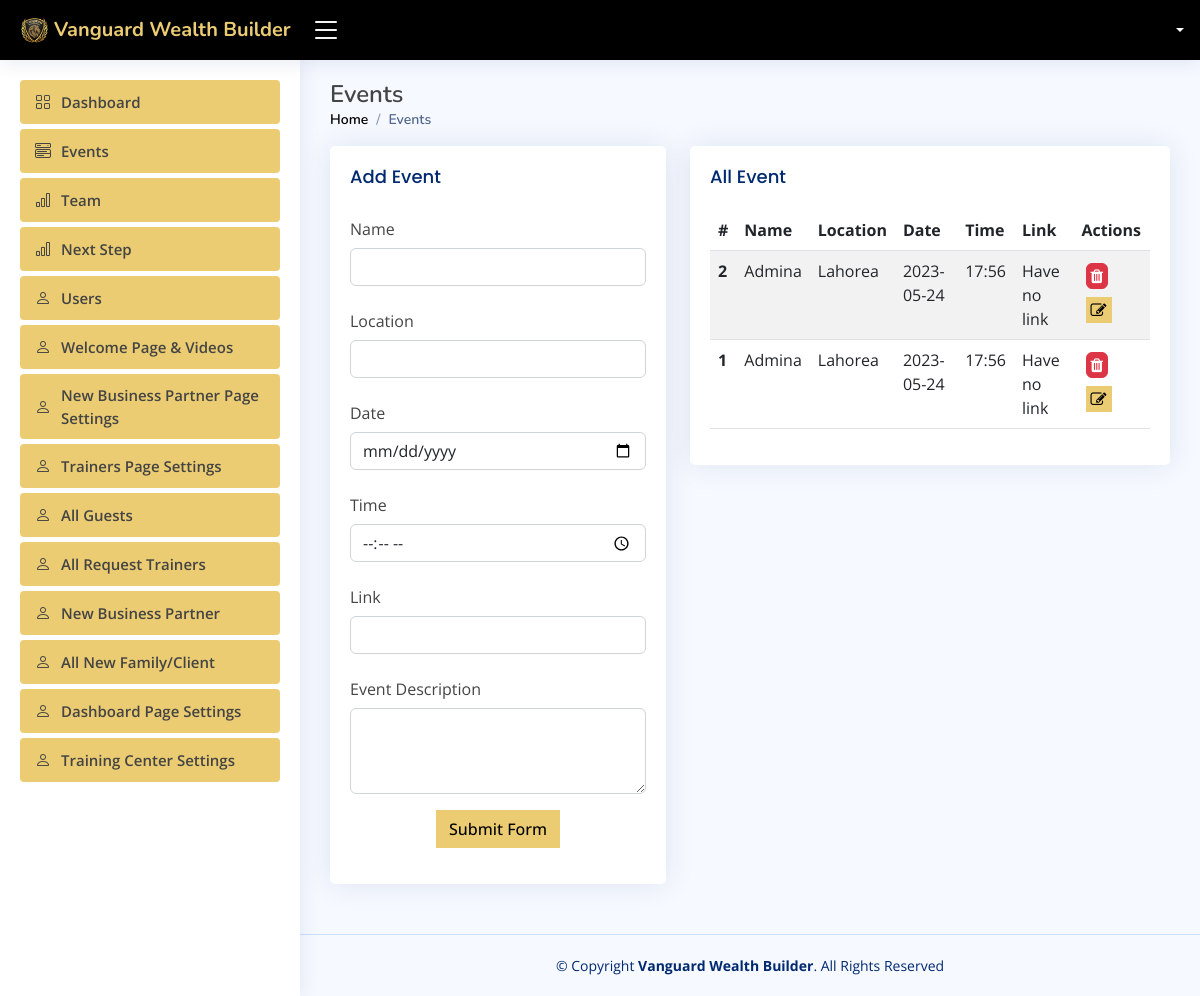
Before: /admin/events.php (signed in) with the older database file.
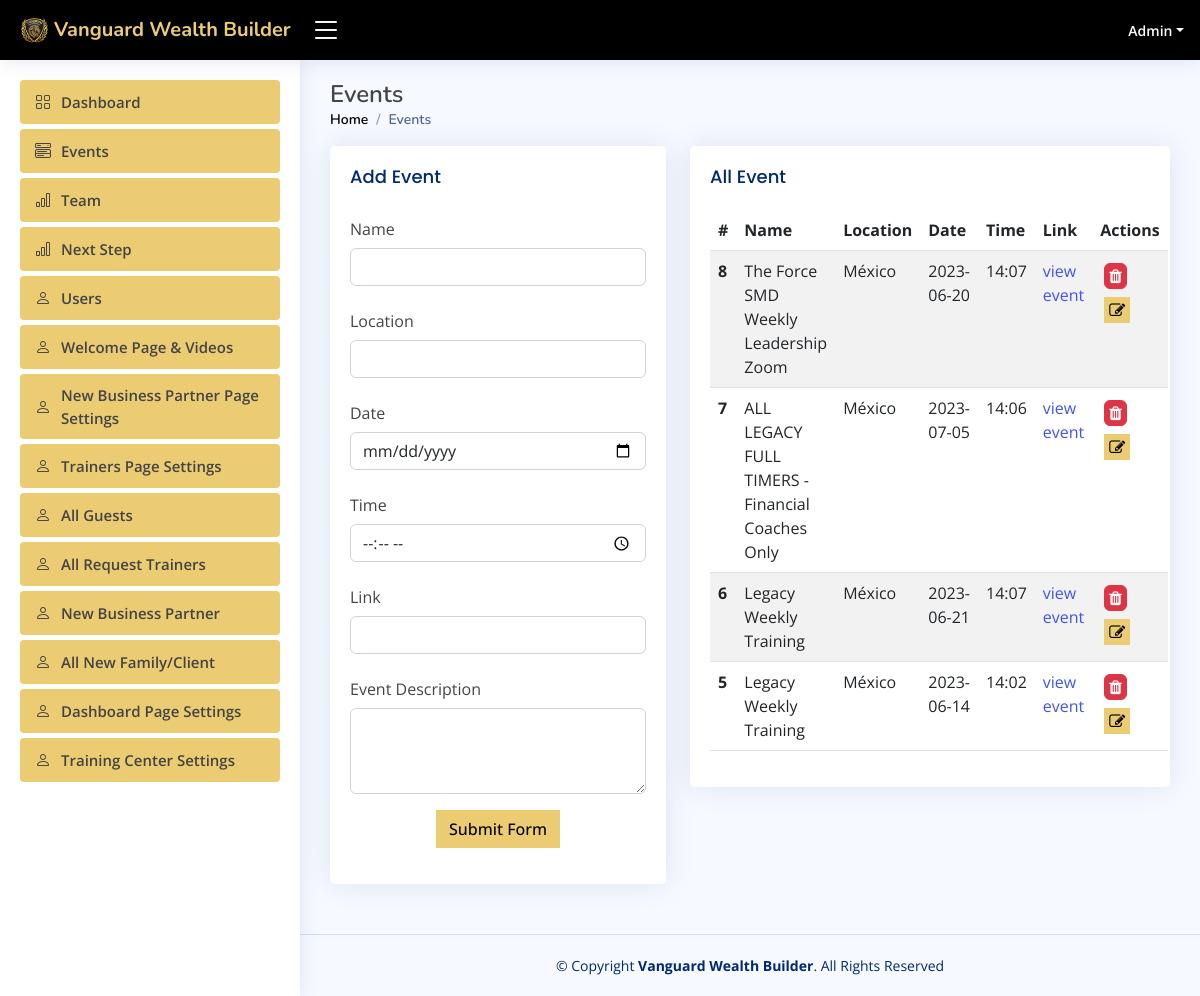
After: the same page with the newer database file.
### tables this page shows
CREATE TABLE `events` (
  `id` int(11) NOT NULL,
  `name` varchar(255) NOT NULL,
  `location` varchar(255) NOT NULL,
  `description` text NOT NULL,
  `date` date DEFAULT NULL,
  `time` varchar(150) DEFAULT NULL,
  `event_link` text,
  `status` int(11) NOT NULL DEFAULT '1',
  `created_date` datetime NOT NULL,
  `updated_date` datetime NOT NULL
);

CREATE TABLE `users` (
  `id` int(11) NOT NULL,
  `user_type` int(11) NOT NULL DEFAULT '0' COMMENT '0=user,1=admin',
  `fname` varchar(50) DEFAULT NULL,
  `lname` varchar(150) DEFAULT NULL,
  `agent_code` int(150) DEFAULT NULL,
  `email` varchar(50) DEFAULT NULL,
  `phone` varchar(100) DEFAULT NULL,
  `business_patner` varchar(150) DEFAULT NULL,
  `us_states` varchar(150) DEFAULT NULL,
  `password` varchar(255) DEFAULT NULL,
  `status` int(11) NOT NULL DEFAULT '0' COMMENT '1=active,0=block',
  `reset_token` varchar(10) DEFAULT NULL,
  `image_path` varchar(255) DEFAULT NULL,
  `notes` text,
  `address` text,
  `create_date` datetime DEFAULT NULL,
  `updated_date` datetime DEFAULT NULL
);

### serverside/functions.php (called while the page is built, shortened)
<?php
require_once 'crud.php';
class Functions
{
    private $db;
    function __construct()
    {
        $this->db = new Database();
        $this->db->connect();
    }
    function getSingleUser($id)
    {
        $sql = "select * from users where id='$id'";
        if ($this->db->sql($sql)) {
            return $this->db->getResult();
        }
    }
    function getAllEvents()
    {
        $sql = "select * from events order by id desc ";
        if ($this->db->sql($sql)) {
            return $this->db->getResult();
        }
    }
}

### serverside/crud.php (called while the page is built, shortened)
<?php
class Database {
       private $db_host = "localhost";
       private $db_user = "root";
       private $db_pass = "";
       private $db_name = "wanguard";
    private $con = false;
    private $myconn = "";
    private $result = array();
    public function connect() {
        if (!$this->con) {
            $this->myconn = new mysqli($this->db_host, $this->db_user, $this->db_pass, $this->db_name);
            if ($this->myconn->connect_errno > 0) {
                array_push($this->result, $this->myconn->connect_error);
                return false;
            } else {
                $this->con = true;
                return true;
            }
        } else {
            return true;
        }
    }
    public function sql($sql) {
        $this->result = array();
        $query = $this->myconn->query($sql);
        if ($query) {
            $this->numResults = 0;
            if (isset($query->num_rows) && ( $query->num_rows > 0)) {
                $this->numResults = $query->num_rows;
            }
            for ($i = 0; $i < $this->numResults; $i++) {
                $r = $query->fetch_array();
                $key = array_keys($r);
                for ($x = 0; $x < count($key); $x++) {
                    if (!is_int($key[$x])) {
                        if ($query->num_rows >= 1) {
                            $this->result[$i][$key[$x]] = $r[$key[$x]];
                        } else {
                            $this->result = null;
                        }
                    }
                }
            }
            return true;
        } else {
            array_push($this->result, $this->myconn->error);
            return false;
        }
    }
    public function getResult() {
        $val = $this->result;
        $this->result = array();
        return $val;
    }
}

### admin/events.php (the view, shortened to what the rows shown need)
<?php
include_once "includes/dashboard-header.php";
$events=$func->getAllEvents();
?>
    <main id="main" class="main">
        <div class="pagetitle">
            <h1>Events</h1>
        </div>
        <section class="section dashboard">
            <div class="section">
                <div class="row">
                    <div class="col-lg-7">
                        <div class="card">
                            <div class="card-body">
                                <table class="table table-striped">
                                    <thead>
                                    <tr>
                                        <th scope="col">#</th>
                                        <th scope="col">Name</th>
                                        <th scope="col">Location</th>
                                        <th scope="col">Date</th>
                                        <th scope="col">Time</th>
                                        <th scope="col">Link</th>
                                        <th scope="col">Actions</th>
                                    </tr>
                                    </thead>
                                    <tbody>
                                    <?php
                                    foreach ($events as $event){
                                        ?>
                                        <tr>
                                            <th scope="row"><?=$event['id']?></th>
                                            <td><?=$event['name']?></td>
                                            <td><?=$event['location']?></td>
                                            <td><?=$event['date']?></td>
                                            <td><?=$event['time']?></td>
                                            <td>
                                                <?php
                                                if($event['event_link']!=""){
                                                    ?>
                                                    <a href="<?=$event['event_link']?>" target="_blank">view event</a>
                                                <?php
                                                }else{
                                                    ?>
                                                <span>Have no link</span>
                                                    <?php
                                                }
                                                ?>
                                            </td>
                                            <td>
                                                <i class="fa fa-trash p-1 btn btn-danger m-1 " onclick="deleteEvent(`<?=$event['id']?>`)"></i>
                                                <i class="fa fa-edit p-1 btn btn-primary m-1 "
                                                   onclick="editEvent(`<?=$event['id']?>`,`<?=$event['name']?>`,`<?=$event['location']?>`,`<?=$event['date']?>`,`<?=$event['time']?>`,`<?=$event['event_link']?>`,`<?=$event['description']?>`)"></i>
                                            </td>
                                        </tr>
                                        <?php
                                    }
                                    ?>
                                    </tbody>
                                </table>
                            </div>
                        </div>
                    </div>
                </div>
            </div>
        </section>
    </main>
<?php include_once "includes/dashboard-footer.php" ?>

### admin/includes/dashboard-header.php (shortened to what the rows shown need)
<?php
include_once "../serverside/functions.php";
    ?>
    <?php
$func = new Functions();
$users1 = $func->getSingleUser($_SESSION['user_id']);
if (!empty($users1)) {
    $user1 = $users1[0];
}
?>
<!DOCTYPE html>
<html lang="en">
<head>
    <link href="assets/vendor/bootstrap/css/bootstrap.min.css" rel="stylesheet">
    <link href="assets/vendor/bootstrap-icons/bootstrap-icons.css" rel="stylesheet">
    <link href="assets/vendor/boxicons/css/boxicons.min.css" rel="stylesheet">
    <link href="assets/vendor/quill/quill.snow.css" rel="stylesheet">
    <link href="assets/vendor/quill/quill.bubble.css" rel="stylesheet">
    <link href="assets/vendor/remixicon/remixicon.css" rel="stylesheet">
    <link href="assets/vendor/simple-datatables/style.css" rel="stylesheet">
    <link rel="stylesheet" href="https://cdnjs.cloudflare.com/ajax/libs/font-awesome/4.7.0/css/font-awesome.min.css">
    <link href="assets/css/style.css" rel="stylesheet">
    <link rel="stylesheet" href="https://cdn.datatables.net/1.13.6/css/dataTables.bootstrap5.min.css">
</head>
<body>
<header id="header" class="header fixed-top d-flex align-items-center">
    <nav class="header-nav ms-auto">
        <ul class="d-flex align-items-center">
            <li class="nav-item dropdown pe-3">
                <a class="nav-link nav-profile d-flex align-items-center pe-0" href="#" data-bs-toggle="dropdown">
                    <span class="d-none d-md-block dropdown-toggle ps-2"><?= $user1['fname'] ?></span>
                </a>
            </li>
        </ul>
    </nav>
</header>

Changed rows visible on the page:
removed events: id "2", name "Admina", location "Lahorea", date "2023-05-24", time "17:56", shows "Have no link"
removed events: id "1", name "Admina", location "Lahorea", date "2023-05-24", time "17:56", shows "Have no link"
now on this page (row edited): users: fname "Admin"
added events: id "8", name "The Force SMD Weekly Leadership Zoom", location "México", date "2023-06-20", time "14:07"
added events: id "7", name "ALL LEGACY FULL TIMERS - Financial Coaches Only", location "México", date "2023-07-05", time "14:06"
added events: id "6", name "Legacy Weekly Training", location "México", date "2023-06-21", time "14:07"
added events: id "5", name "Legacy Weekly Training", location "México", date "2023-06-14", time "14:02"
